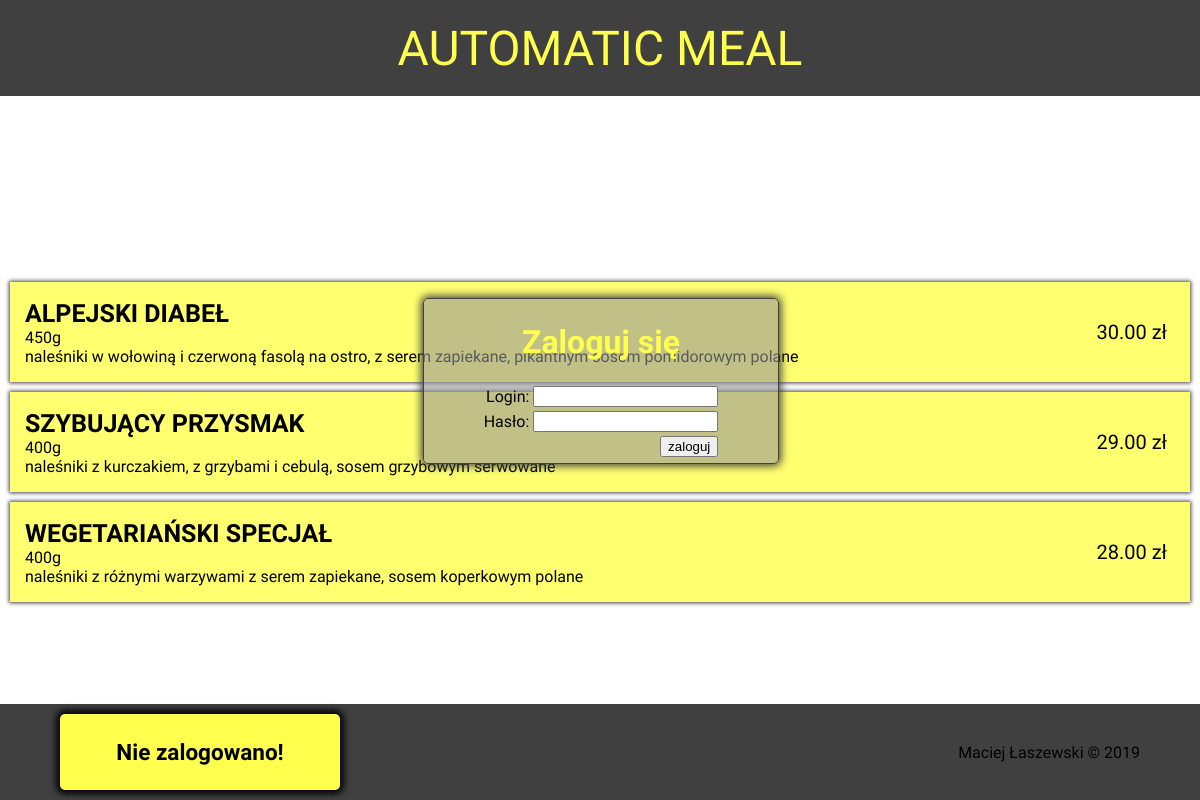
Page /index.php?kat=menu&men=nalesniki on the committed database.
### tables this page shows
CREATE TABLE `menu` (
  `idproduktu` int(11) NOT NULL,
  `typ` text NOT NULL,
  `nazwa` text NOT NULL,
  `opis` text NOT NULL,
  `cena` decimal(11,2) NOT NULL
);

### index.php (the view, shortened to what this page needs)
<!DOCTYPE HTML>
<html lang="pl">
    <head>
        <link rel="stylesheet" href="css/style.css?=<?php echo uniqid()?>">
        <?php
            $config = require_once("config.php");
                            $db = new mysqli($config['host'], $config['user'], $config['pass'], $config['database']);
                            $db -> query("SET CHARSET utf8");
                            $db -> query("SET NAMES 'utf8' COLLATE 'utf8_polish_ci'");
            $komunikat = '';
        ?>
    </head>
    <body>
        <div id="container">
            <div id="header">
                <a href="index.php"><div id="name">AUTOMATIC MEAL</div></a>
            </div>
            <div id="main">
                <div id="content">
                    <?php
                        if(!isset($_SESSION['login'])){
                            echo "<div id='login_panel'>
                                <h1>Zaloguj się</h1>
                                <form action='index.php' method='POST'><table><tr><td>Login:</td><td><input type='text' name='login'></td></tr><tr><td>Hasło:</td><td><input type='password' name='haslo'></td></tr><tr><td colspan='2'><input type='submit' name='zaloguj' value='zaloguj'></td></tr></table></form>$komunikat</div>";
                        }
                        if(isset($_GET['kat'])){
                            switch ($_GET['kat']){
                                case 'menu':
                                    if(!isset($_GET['men'])){
                                    echo "<div class='kateg'><a href='index.php?kat=menu&men=przystawki'><div><h1>Przystawki</h1></div></a></div>
                                        <div class='kateg'><a href='index.php?kat=menu&men=zupy'><div><h1>Zupy</h1></div></a></div>
                                        <div class='kateg'><a href='index.php?kat=menu&men=salaty'><div><h1>Sałaty</h1></div></a></div>
                                        <div class='kateg'><a href='index.php?kat=menu&men=nalesniki'><div><h1>Naleśniki</h1></div></a></div>
                                        <div class='kateg'><a href='index.php?kat=menu&men=makarony'><div><h1>Makarony</h1></div></a></div>
                                        <div class='kateg'><a href='index.php?kat=menu&men=napoje'><div><h1>Napoje</h1></div></a></div>";
                                    }
                                    else{
                                        echo "<form action='index.php?kat=menu' method='POST'>";
                                    switch($_GET['men']){
                                        case 'nalesniki':
                                            $rekordy = $db -> query("SELECT * FROM `menu` WHERE `typ`='nalesniki'");
                                            foreach($rekordy as $val){
                                                echo "<div class='produkt'>
                                                <div class='desc'><span>".$val['nazwa']."</span>".$val['opis']."</div><div class='cena'><center><span>".$val['cena']."</span> zł</center></div>";
                                                echo "</div>";
                                            }
                                            break;
                                    }
                                     echo "</form>";
                                    }
                                    break;
                        }
                        }
                    ?>
                </div>
            </div>
            <div id="footer">
                <div id="user_info">
                    <?php
                    if (isset($_SESSION['login'])){
                        echo "<b>Zalogowano jako: </b><i>".$_SESSION['imie']." ".$_SESSION['nazwisko']."</i>".$_SESSION['stanowisko'];
                        echo "<form method='post'><input type='submit' value='Wyloguj' name='wyloguj'></form>";
                    }
                    else
                        echo "<h2>Nie zalogowano!</h2>"
                    ?>
                </div>
                <div id="autor">Maciej Łaszewski &copy 2019</div>
            </div>
        </div>
    </body>
</html>

### css/style.css (style rules this page uses)
body { margin:0; font-family: 'Work Sans', sans-serif; }
#container { display:flex; flex-direction: column; }
#header, #footer { width:100%; height: 12vh; min-height:50px; display:flex; justify-content: center; align-items: center; background-color: #404040; }
#main { background-color: #FFFFFF; width:100%; height:76vh; min-height:315px; }
#name { font-size:6vh; font-family: 'Fascinate Inline', cursive; color: #ffff4d; }
#content { padding: 10px; height:90%; overflow-y: auto; position: relative; z-index:1; }
#login_panel { background: rgb(150,150,150, 0.6); width:30%; height: 30%; display:flex; flex-direction: column; align-items: center; justify-content: center; border-radius: 5px; border:1px solid #404040; box-shadow: 0px 0px 8px 2px #404040; position: relative; top:35%; left:35%; }
#login_panel > h1 { color:#ffff4d; }
table { text-align: right; }
a { text-decoration: none; }
#autor { align-self: center; }
#user_info { z-index: 999; background-color:#ffff4d; width:280px; height:80%; border-radius:5px; box-shadow: 0px 0px 6px 4px #030303; text-align: center; font-size: 15px; display:flex; flex-direction: column; justify-content: center; }
#footer { width:90%; justify-content: space-between; padding: 0 5% 0 5%; }
.produkt { width:100%; height:100px; background: rgba(255,255,77, 0.8); display:flex; flex-direction: row; box-shadow: 0px 0px 4px 1px rgb(64, 64, 64); margin-top: 10px; }
.produkt > * { display:flex; flex-direction: column; justify-content: center; }
.produkt .desc { flex:9; padding-left:15px; }
.produkt .cena { flex:1; font-size:20px; }
.desc > span { font-size:25px; font-weight:bold; }

### rows in the picture
menu: nazwa "ALPEJSKI DIABEŁ", opis "450g naleśniki w wołowiną i czerwoną fasolą na ostro, z serem zapiekane, pikantnym sosem pomidorowym polane", cena "30.00"
menu: nazwa "SZYBUJĄCY PRZYSMAK", opis "400g naleśniki z kurczakiem, z grzybami i cebulą, sosem grzybowym serwowane", cena "29.00"
menu: nazwa "WEGETARIAŃSKI SPECJAŁ", opis "400g naleśniki z różnymi warzywami z serem zapiekane, sosem koperkowym polane", cena "28.00"
